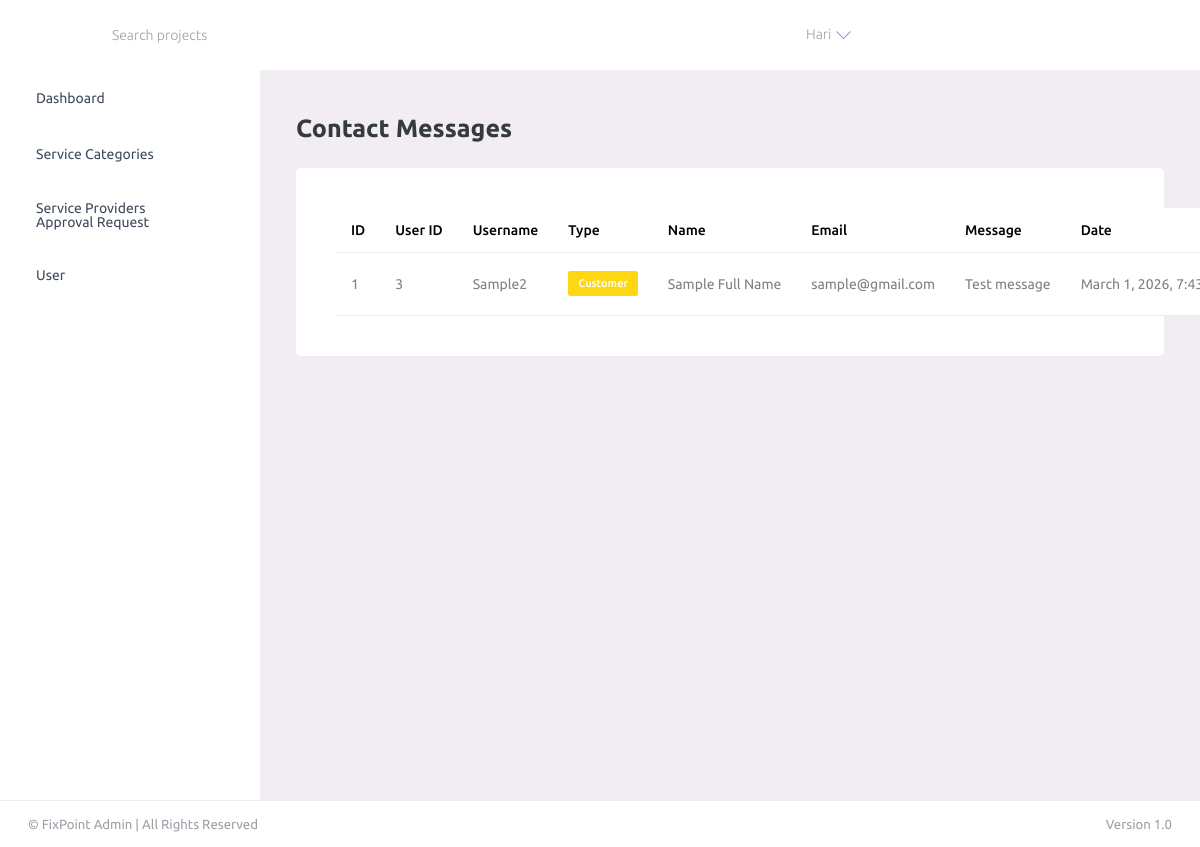
/FixPointAdmin/admin_contact_messages/ (signed in), run on the app's committed database.
### AdminApp/models.py (models this page shows, shortened)
class CustomerContactDb(models.Model):
    user = models.ForeignKey(
        UserDb,
        on_delete=models.CASCADE,
        null=True,
        blank=True
    )
    full_name = models.CharField(max_length=150)
    email = models.EmailField()
    message = models.TextField()
    created_at = models.DateTimeField(auto_now_add=True)

### UserApp/models.py (models this page shows, shortened)
class UserDb(models.Model):
    ROLE_CHOICES = (
        ('SERVICE_PROVIDER', 'Service Provider'),
        ('CUSTOMER', 'Customer'),
    )
    user = models.OneToOneField(
        User,
        on_delete=models.CASCADE,
        related_name="profile"
    )
    user_role = models.CharField(
        max_length=20,
        choices=ROLE_CHOICES
    )
    is_approved = models.BooleanField(default=False)

### AdminApp/views.py (the view)
# urls.py: path("admin_contact_messages/", views.admin_contact_messages, name="admin_contact_messages"),
@admin_required
def admin_contact_messages(request):
    customer_messages = CustomerContactDb.objects.all().order_by("-created_at")
    provider_messages = ServiceProviderContactDb.objects.all().order_by("-created_at")
    context = {
        "customer_messages": customer_messages,
        "provider_messages": provider_messages,
    }
    return render(request, "admin_contact_messages.html", context)

### AdminApp/views.py (called while the page is built)
def admin_required(view_func):
    @wraps(view_func)
    def _wrapped_view(request, *args, **kwargs):
        if not request.user.is_authenticated:
            return redirect("admin_login")
        if not request.user.is_superuser:
            messages.error(request, "Please log in with an admin account.")
            return redirect("admin_login")
        return view_func(request, *args, **kwargs)
    return _wrapped_view

### AdminApp/templates/admin_contact_messages.html (shortened to what this page needs)
{% extends 'base.html' %}
{% load static %}
{% block content %}
<div class="content-wrapper">
    <div class="row">
        <div class="col-12">
            <h3 class="mb-4 font-weight-bold">Contact Messages</h3>
        </div>
    </div>
    <div class="card">
        <div class="card-body">
            <table class="table table-hover">
                <thead>
                    <tr>
                        <th>ID</th>
                        <th>User ID</th>
                        <th>Username</th>
                        <th>Type</th>
                        <th>Name</th>
                        <th>Email</th>
                        <th>Message</th>
                        <th>Date</th>
                    </tr>
                </thead>
                <tbody>
                    {% for message in customer_messages %}
                    <tr>
                        <td>{{ message.id }}</td>
                        <td>{{ message.user.user.id }}</td>
                        <td>{{ message.user.user.username }}</td>
                        <td><span class="badge badge-warning">Customer</span></td>
                        <td>{{ message.full_name }}</td>
                        <td>{{ message.email }}</td>
                        <td style="max-width:200px; white-space:nowrap; overflow:hidden; text-overflow:ellipsis;">
                            {{ message.message }}
                        </td>
                        <td>{{ message.created_at }}</td>
                    </tr>
                    {% endfor %}
                </tbody>
            </table>
        </div>
    </div>
</div>
{% endblock %}

### AdminApp/templates/base.html (shortened to what this page needs)
<!DOCTYPE html>
{% load static %}
<html lang="en">
<head>
    <link rel="stylesheet" href="{% static 'admin_app_assets/vendors/mdi/css/materialdesignicons.min.css' %}">
    <link rel="stylesheet" href="{% static 'admin_app_assets/vendors/ti-icons/css/themify-icons.css' %}">
    <link rel="stylesheet" href="{% static 'admin_app_assets/vendors/css/vendor.bundle.base.css' %}">
    <link rel="stylesheet" href="{% static 'admin_app_assets/vendors/font-awesome/css/font-awesome.min.css' %}">
    <link rel="stylesheet" href="{% static 'admin_app_assets/vendors/font-awesome/css/font-awesome.min.css' %}">
    <link rel="stylesheet"
        href="{% static 'admin_app_assets/vendors/bootstrap-datepicker/bootstrap-datepicker.min.css' %}">
    <link rel="stylesheet" href="{% static 'admin_app_assets/css/style.css' %}">
</head>
<body>
    <div class="container-scroller">
        <nav class="navbar default-layout-navbar col-lg-12 col-12 p-0 fixed-top d-flex flex-row">
            <div class="navbar-menu-wrapper d-flex align-items-stretch">
                <button class="navbar-toggler navbar-toggler align-self-center" type="button" data-toggle="minimize">
                    <span class="mdi mdi-menu"></span>
                </button>
                <div class="search-field d-none d-md-block">
                    <form class="d-flex align-items-center h-100" action="#">
                        <div class="input-group">
                            <div class="input-group-prepend bg-transparent">
                                <i class="input-group-text border-0 mdi mdi-magnify"></i>
                            </div>
                            <input type="text" class="form-control bg-transparent border-0"
                                placeholder="Search projects">
                        </div>
                    </form>
                </div>
                <ul class="navbar-nav navbar-nav-right">
                    <li class="nav-item d-none d-lg-block full-screen-link">
                        <a class="nav-link">
                            <i class="mdi mdi-fullscreen" id="fullscreen-button"></i>
                        </a>
                    </li>
                    {% if request.user.is_authenticated and request.user.is_superuser %}
                    <li class="nav-item nav-profile dropdown">
                        <a class="nav-link dropdown-toggle" id="profileDropdown" href="#" data-bs-toggle="dropdown"
                            aria-expanded="false">
                            <i class="mdi mdi-account-circle mdi-24px"></i>
                            <span class="ms-2">{{ request.user.username }}</span>
                        </a>
                    </li>
                    {% endif %}
                    <li class="nav-item nav-settings d-none d-lg-block">
                        <a class="nav-link" href="#">
                            <i class="mdi mdi-format-line-spacing"></i>
                        </a>
                    </li>
                </ul>
            </div>
        </nav>
        <div class="container-fluid page-body-wrapper">
            <nav class="sidebar sidebar-offcanvas" id="sidebar">
                <ul class="nav">
                    <li class="nav-item">
                        <a class="nav-link" href="{% url 'dashboard' %}">
                            <span class="menu-title">Dashboard</span>
                            <i class="mdi mdi-home menu-icon"></i>
                        </a>
                    </li>
                    <li class="nav-item">
                        <a class="nav-link" data-bs-toggle="collapse" href="#category-dropdown" aria-expanded="false"
                            aria-controls="ui-basic">
                            <span class="menu-title">Service Categories</span>
                            <i class="menu-arrow"></i>
                            <i class="mdi mdi-account-wrench menu-icon"></i>
                        </a>
                    </li>
                    <li class="nav-item">
                        <a class="nav-link" data-bs-toggle="collapse" href="#provider-dropdown" aria-expanded="false"
                            aria-controls="provider-dropdown">
                            <span class="menu-title">Service Providers Approval Request</span>
                            <i class="menu-arrow"></i>
                            <i class="mdi mdi-account-group menu-icon"></i>
                        </a>
                    </li>
                    <li class="nav-item">
                        <a class="nav-link" data-bs-toggle="collapse" href="#user-dropdown" aria-expanded="false"
                            aria-controls="provider-dropdown">
                            <span class="menu-title">User</span>
                            <i class="menu-arrow"></i>
                            <i class="mdi mdi-account-group menu-icon"></i>
                        </a>
                    </li>
                </ul>
            </nav>
            <div class="main-panel">
                {% block content %}
                {% endblock %}
            </div>
        </div>
        <footer class="footer bg-white border-top py-3">
            <div class="container-fluid d-flex justify-content-between">
                <span class="text-muted">
                    © {{ now|date:"Y" }} FixPoint Admin | All Rights Reserved
                </span>
                <span class="text-muted">
                    Version 1.0
                </span>
            </div>
        </footer>
    </div>
</body>
</html>

### data on the page
CustomerContactDb: id "1", user.user.id "3", user.user.username "Sample2", full_name "Sample Full Name", email "sample@gmail.com", message "Test message", created_at "March 1, 2026,…"

### other printed values
{{ request.user.username }} "Hari"
